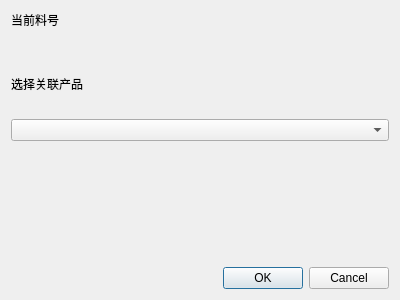
<?xml version="1.0" encoding="UTF-8"?>
<ui version="4.0">
 <class>MaterialProductDialog</class>
 <widget class="QDialog" name="MaterialProductDialog">
  <property name="geometry">
   <rect>
    <x>0</x>
    <y>0</y>
    <width>400</width>
    <height>300</height>
   </rect>
  </property>
  <property name="windowTitle">
   <string>Dialog</string>
  </property>
  <layout class="QVBoxLayout" name="verticalLayout">
   <item>
    <widget class="QLabel" name="label">
     <property name="text">
      <string>当前料号</string>
     </property>
    </widget>
   </item>
   <item>
    <widget class="QLabel" name="label_material">
     <property name="text">
      <string/>
     </property>
    </widget>
   </item>
   <item>
    <widget class="QLabel" name="label_5">
     <property name="text">
      <string/>
     </property>
    </widget>
   </item>
   <item>
    <widget class="QLabel" name="label_3">
     <property name="text">
      <string>选择关联产品</string>
     </property>
    </widget>
   </item>
   <item>
    <widget class="QLabel" name="label_4">
     <property name="text">
      <string/>
     </property>
    </widget>
   </item>
   <item>
    <widget class="QComboBox" name="comboBox_product"/>
   </item>
   <item>
    <spacer name="verticalSpacer">
     <property name="orientation">
      <enum>Qt::Vertical</enum>
     </property>
     <property name="sizeHint" stdset="0">
      <size>
       <width>20</width>
       <height>40</height>
      </size>
     </property>
    </spacer>
   </item>
   <item>
    <widget class="QDialogButtonBox" name="buttonBox">
     <property name="orientation">
      <enum>Qt::Horizontal</enum>
     </property>
     <property name="standardButtons">
      <set>QDialogButtonBox::Cancel|QDialogButtonBox::Ok</set>
     </property>
    </widget>
   </item>
  </layout>
 </widget>
 <resources/>
 <connections>
  <connection>
   <sender>buttonBox</sender>
   <signal>accepted()</signal>
   <receiver>MaterialProductDialog</receiver>
   <slot>accept()</slot>
   <hints>
    <hint type="sourcelabel">
     <x>248</x>
     <y>254</y>
    </hint>
    <hint type="destinationlabel">
     <x>157</x>
     <y>274</y>
    </hint>
   </hints>
  </connection>
  <connection>
   <sender>buttonBox</sender>
   <signal>rejected()</signal>
   <receiver>MaterialProductDialog</receiver>
   <slot>reject()</slot>
   <hints>
    <hint type="sourcelabel">
     <x>316</x>
     <y>260</y>
    </hint>
    <hint type="destinationlabel">
     <x>286</x>
     <y>274</y>
    </hint>
   </hints>
  </connection>
 </connections>
</ui>
